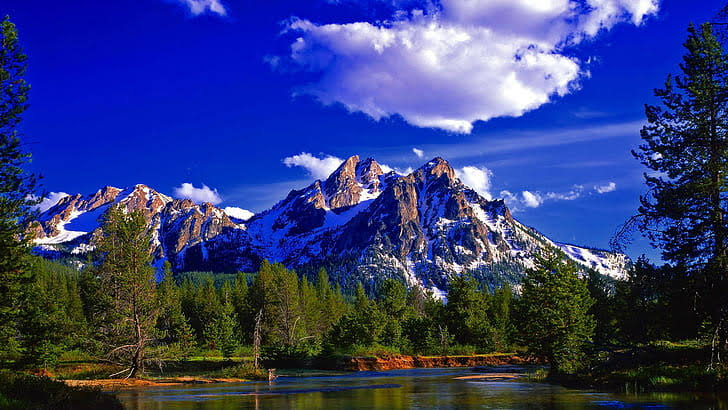
#> input picture images/image2.jpeg, 728 x 410 px, found by its file name
$ python Question_3.py
#> lines starting #> are read from the running program, lines starting #| are printed output that depends on the picture
# Write a program to find the histogram of a gray image and display the histogram.
import numpy as np
import cv2
import matplotlib.pyplot as plt
img = cv2.imread("images\image2.jpeg",0)
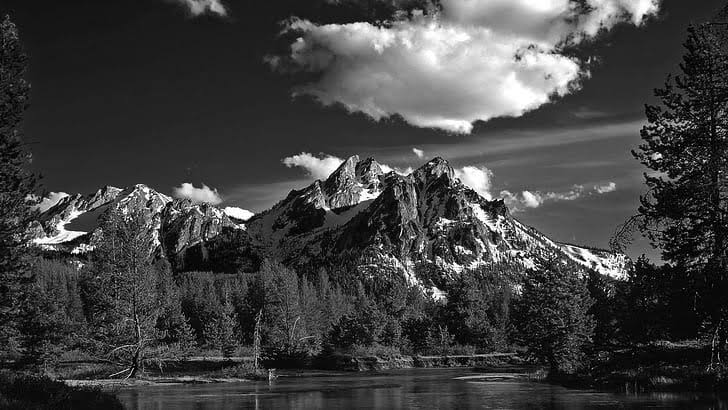
#> img: shape (410, 728); min 0, max 255, mean 65.4
# create a mask
mask = np.zeros(img.shape[:2], np.uint8)
mask[100:300, 100:400] = 255
masked_img = cv2.bitwise_and(img,img,mask = mask)
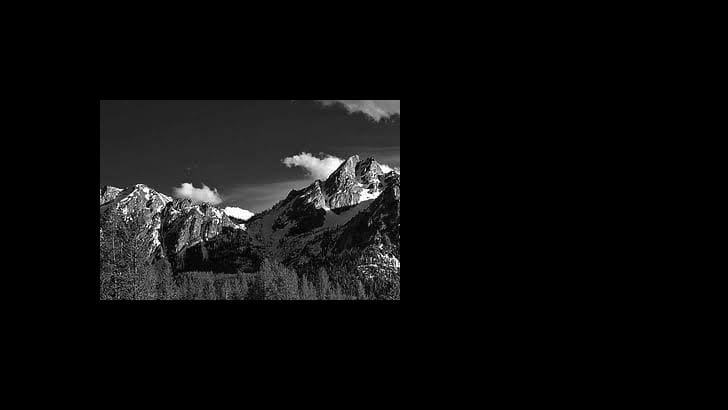
#> masked_img: shape (410, 728); min 0, max 255, mean 12.3
# Calculate histogram with mask and without mask
# Check third argument for mask
hist_full = cv2.calcHist([img],[0],None,[256],[0,256])
#> hist_full = 256 values, max 6365 at index 36, min 177 at index 242, mean 1165.9
hist_mask = cv2.calcHist([img],[0],mask,[256],[0,256])
#> hist_mask = 256 values, max 2368 at index 36, min 10 at index 240, mean 234.4
plt.subplot(221), plt.imshow(img,'gray')
plt.subplot(222), plt.imshow(mask,'gray')
plt.subplot(223), plt.imshow(masked_img,'gray')
plt.subplot(224), plt.plot(hist_full), plt.plot(hist_mask)
plt.xlim([0,256])
plt.show()
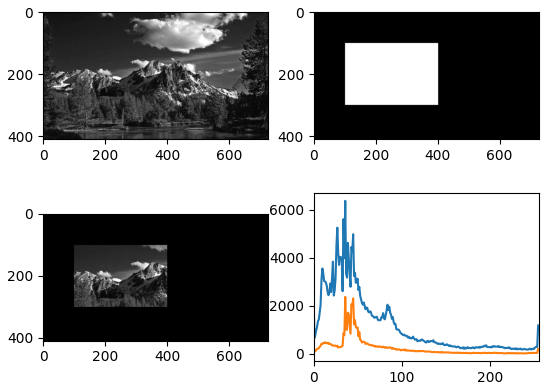
#> figure drawn by matplotlib, 4 panels; panel 4: curve peaks at x = 36, y = 6365; panel 4: curve peaks at x = 36, y = 2368

$ run again, with images/image1.jpeg copied over images/image2.jpeg
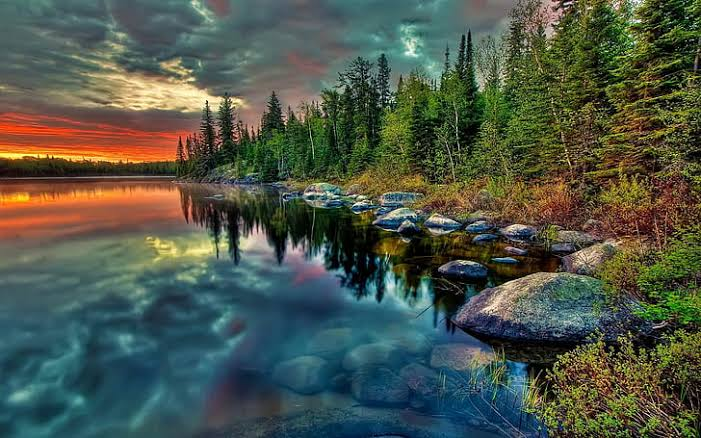
#> input picture images/image1.jpeg, 701 x 438 px, found by its file name
#> `masked_img = cv2.bitwise_and(img,img,mask = mask)`:
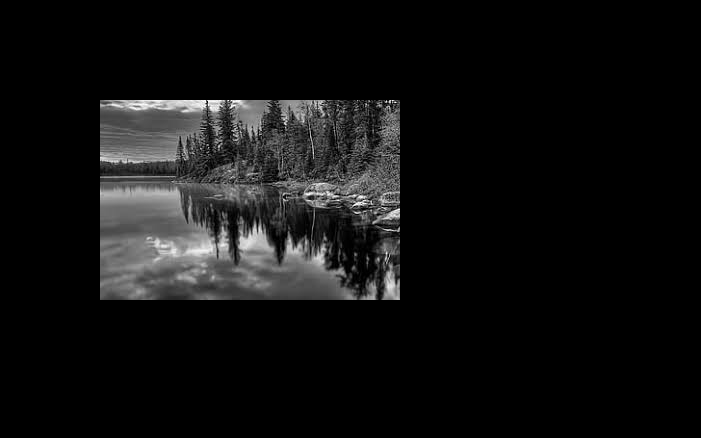
#> masked_img: shape (438, 701); min 0, max 255, mean 16.9
#> hist_full = 256 values, max 3574 at index 83, min 3 at index 254, mean 1199.4
#> hist_mask = 256 values, max 649 at index 0, min 1 at index 253, mean 234.4
#> `plt.show()`:
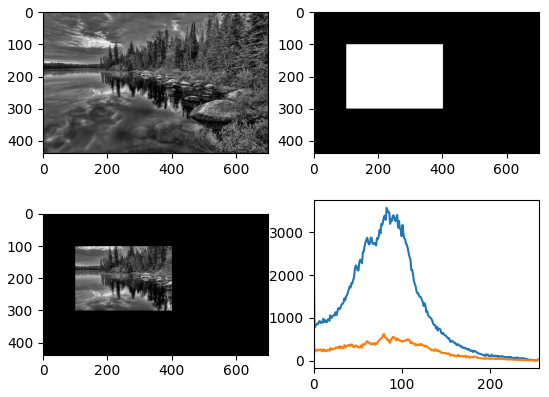
#> figure drawn by matplotlib, 4 panels; panel 4: curve peaks at x = 83, y = 3574; panel 4: curve peaks at x = 0, y = 649

$ run again, with images/image3.jpeg copied over images/image2.jpeg
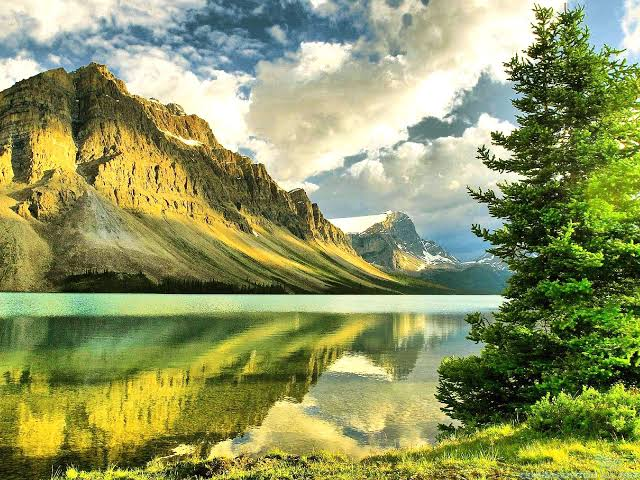
#> input picture images/image3.jpeg, 640 x 480 px, found by its file name
#> `masked_img = cv2.bitwise_and(img,img,mask = mask)`:
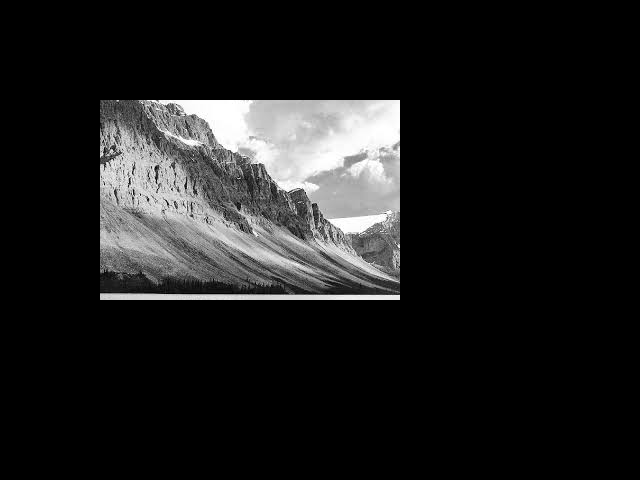
#> masked_img: shape (480, 640); min 0, max 255, mean 29.9
#> hist_full = 256 values, max 4204 at index 255, min 125 at index 1, mean 1200
#> hist_mask = 256 values, max 1201 at index 255, min 6 at index 2, mean 234.4
#> `plt.show()`:
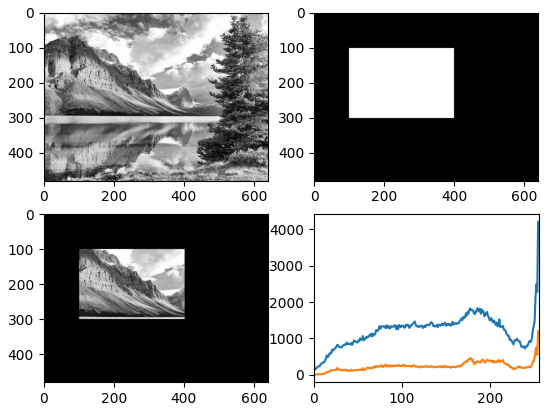
#> figure drawn by matplotlib, 4 panels; panel 4: curve peaks at x = 255, y = 4204; panel 4: curve peaks at x = 255, y = 1201

$ run again, with images/image4.jpeg copied over images/image2.jpeg
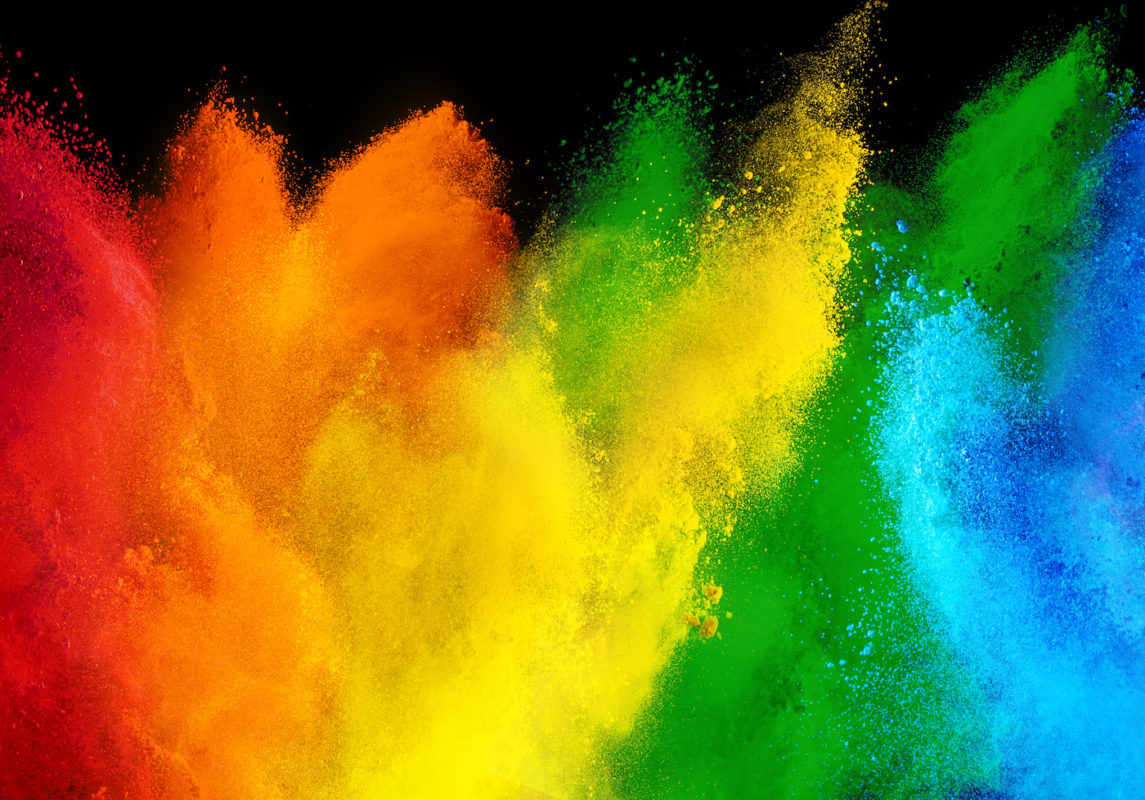
#> input picture images/image4.jpeg, 1145 x 800 px, found by its file name
#> `masked_img = cv2.bitwise_and(img,img,mask = mask)`:
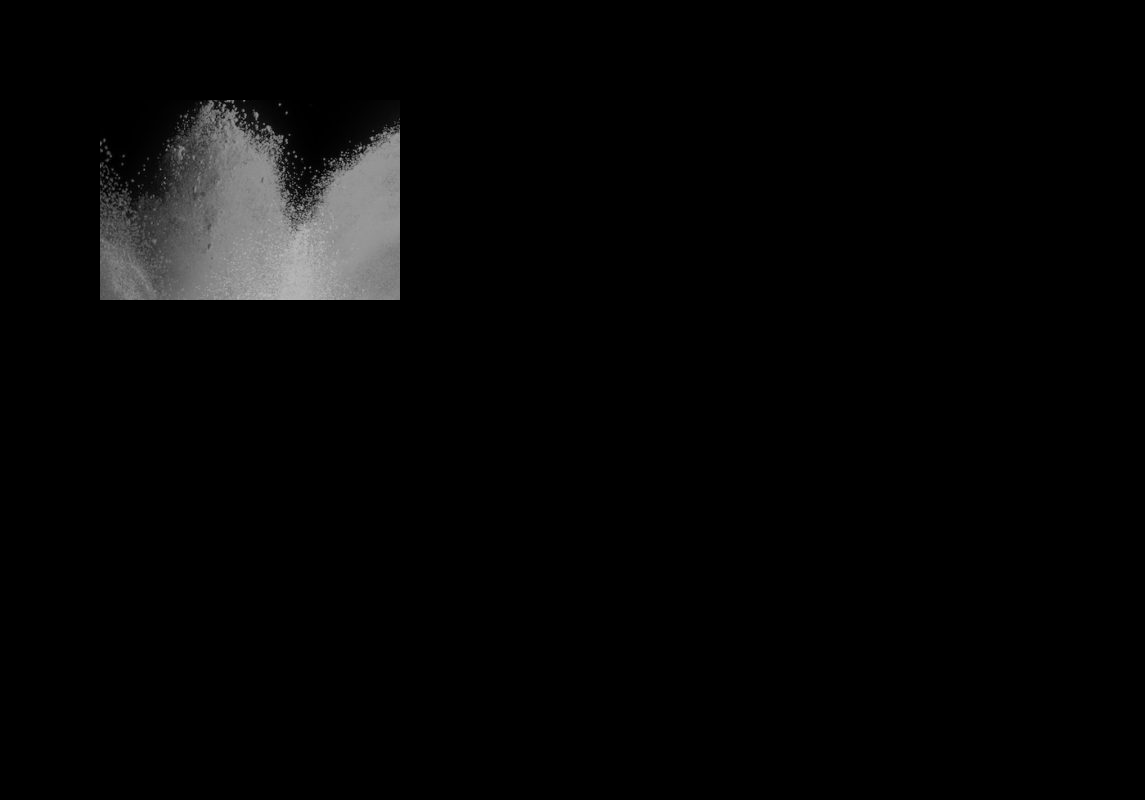
#> masked_img: shape (800, 1145); min 0, max 186, mean 5.9
#> hist_full = 256 values, max 80476 at index 0, min 0 at index 231, mean 3578.1
#> hist_mask = 256 values, max 2981 at index 0, min 0 at index 187, mean 234.4
#> `plt.show()`:
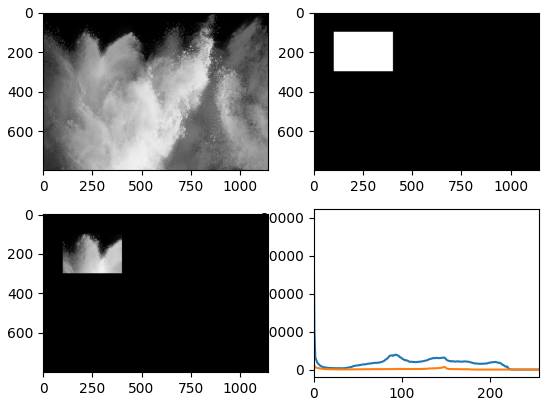
#> figure drawn by matplotlib, 4 panels; panel 4: curve peaks at x = 0, y = 80476; panel 4: curve peaks at x = 0, y = 2981
